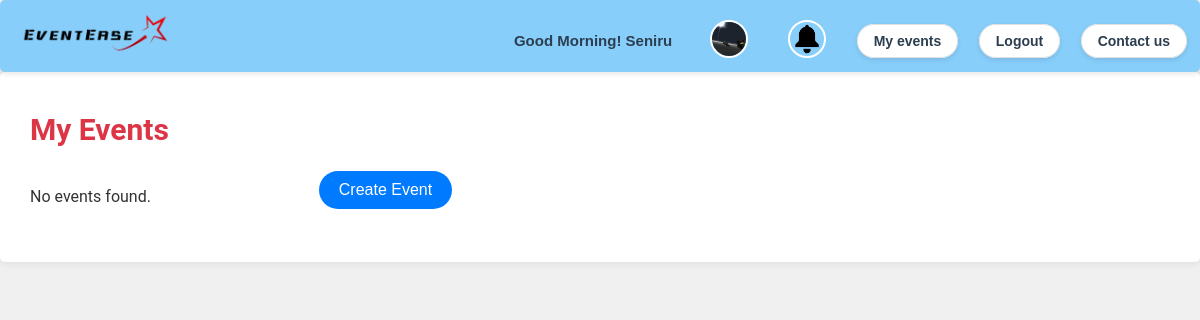
Page /myevents (signed in) on the earlier database version.
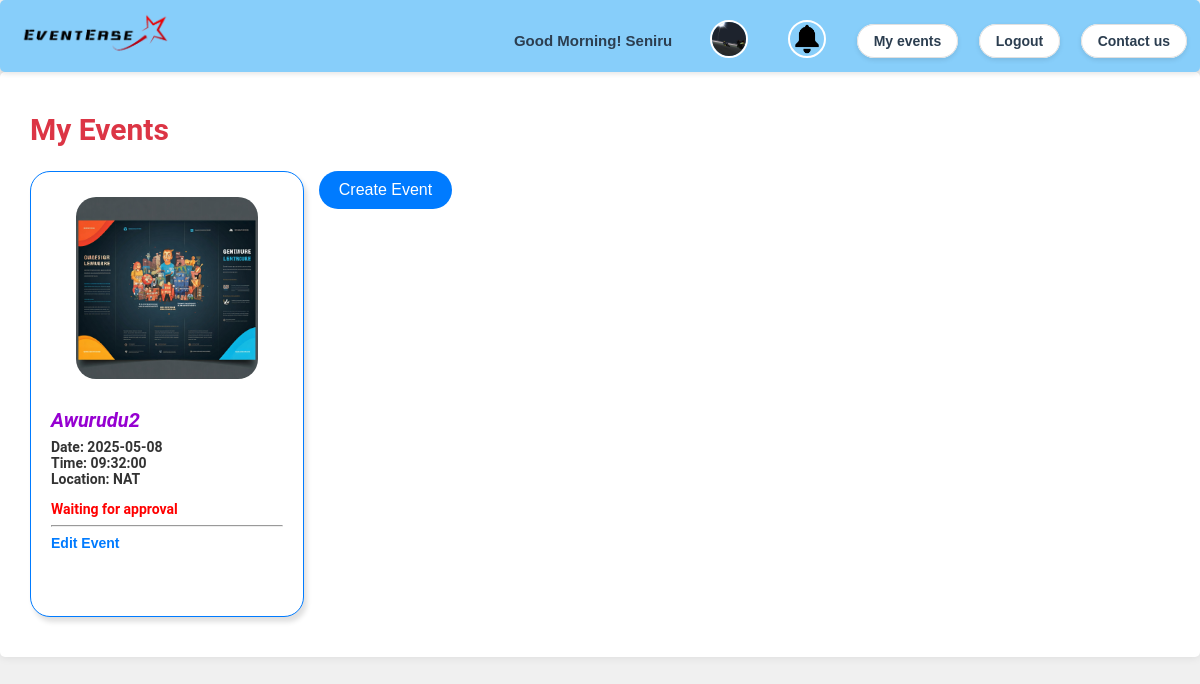
Same page on the later database version.
### tables this page shows
CREATE TABLE `events` (
  `no` int(11) NOT NULL,
  `name` varchar(20) NOT NULL,
  `short_dis` varchar(200) DEFAULT NULL,
  `long_dis` varchar(2000) NOT NULL,
  `flag` tinyint(1) NOT NULL,
  `time` time NOT NULL,
  `finish_time` time NOT NULL,
  `date` date NOT NULL,
  `location` varchar(20) NOT NULL,
  `people_limit` int(11) NOT NULL,
  `event_type` varchar(50) NOT NULL,
  `approvedstatus` int(11) NOT NULL,
  `reason` varchar(1000) NOT NULL,
  `supervisor` int(11) DEFAULT NULL,
  `event_banner` varchar(200) NOT NULL,
  `organizer` int(11) NOT NULL,
  `orgno` int(11) NOT NULL
);

### app/Controllers/HeaderController.php (called while the page is built, shortened)
<?php
class HeaderController {
    private $usermodel;
    private $notifications;
    public function __construct() {
        $database = new Database();
        $conn = $database->getConnection();
        $this->usermodel = new UserModel($conn);
        $this->notifications = new notifications($conn);
    }
    public function render() {
        $database = new Database();
        $username = isset($_SESSION['username']) ? $_SESSION['username'] : 'Guest';
        $profilePicture = './images/profiles/adminlogo.png';
        $fname = '';
        if ($username !== 'Guest') {
            $userData = $this->usermodel->getUserData($username, $database);
            if ($userData && $userData['profile_picture']) {
                $profilePicture = $userData['profile_picture'];
                $fname = $userData['fname'];
            }
            $checknewchat = $this->notifications->checknewchat($userData['email'], $database);
            $checknewchatadmin = $this->notifications->checknewchatforadmin($database);
            if ($checknewchat) {
                $newchat = true;
            } else {
                $newchat = false;
            }
            if ($checknewchatadmin) {
                $newchatadmin = true;
            } else {
                $newchatadmin = false;
            }
        }
        require __DIR__ . '/../Views/events/header.php';
    }
}
?>

### app/Models/UserModel.php (called while the page is built, shortened)
<?php
class UserModel {
    public function getUserData($username, Database $database) {
        $conn = $database->getConnection();
        $sql = "SELECT u.*, r.role_name, c.Cnt_num, os.*, o.*
                FROM users u
                JOIN roles r ON u.usertype = r.role_id
                LEFT JOIN contact_numbers c ON u.No = c.Cnt_no
                LEFT JOIN organizer_society as os ON u.No=os.organizer_no
                LEFT JOIN organizations as o ON os.organization_no=o.orgno
                WHERE u.username = ?";
        $stmt = $conn->prepare($sql);
        $stmt->bind_param("s", $username);
        $stmt->execute();
        $result = $stmt->get_result();
        $userData = null;
        $contactNumbers = [];
        while ($row = $result->fetch_assoc()) {
            if (!$userData) {
                $userData = $row;
                unset($userData['Cnt_num']);
            }
            if ($row['Cnt_num']) {
                $contactNumbers[] = $row['Cnt_num'];
            }
        }
        if ($userData) {
            $userData['contact_numbers'] = $contactNumbers;
            return $userData;
        } else {
            return null;
        }
    }
}
?>

### app/Models/notifications.php (called while the page is built, shortened)
<?php
class notifications {
    public function checknewchat($email, Database $database) {
        $conn = $database->getConnection();
        $query = "SELECT * FROM contact_support where email=? and open_time < reply_time";
        $stmt = $conn->prepare($query);
        $stmt->bind_param("s", $email);
        $stmt->execute();
        $result = $stmt->get_result();
        if($result->num_rows > 0){
            return true;
        }else{
            return false;
        }
    }
    public function checknewchatforadmin(Database $database) {
        $conn = $database->getConnection();
        $query = "SELECT * FROM contact_support where open_time > reply_time";
        $stmt = $conn->prepare($query);
        $stmt->execute();
        $result = $stmt->get_result();
        if($result->num_rows > 0){
            return true;
        }else{
            return false;
        }
    }
}

### app/Controllers/EventsController.php (called while the page is built, shortened)
<?php
class EventsController {
    private $eventModel;
    private $userModel;
    public function __construct() {
        $database = new Database();
        $this->eventModel = new EventModel($database);
        $this->userModel = new UserModel($database);
    }
    public function index() {
        $database = new Database();
        $username = $_SESSION['username'];
        $userData = $this->userModel->getUserData($username,$database);
        $events = $this->eventModel->getEventsByStaff($userData['No']);
        include __DIR__ . '/../Views/EventOrg/myevents.php';
    }
}

### app/Database.php (called while the page is built, shortened)
<?php
class Database
{
    private $host = 'localhost';
    private $user = 'root';
    private $password = '';
    private $db_name = 'eventease';
    public function getConnection()
    {
        $this->con = new mysqli($this->host, $this->user, $this->password, $this->db_name);
        return $this->con;
    }
}
?>

### app/Models/EventModel.php (called while the page is built, shortened)
<?php
class EventModel {
    private $conn;
    public function __construct(Database $database) {
        $this->conn = $database->getConnection();
    }
    public function getEventsByStaff($staff) {
        $query = "SELECT * FROM events WHERE organizer = ?";
        $stmt = $this->conn->prepare($query);
        $stmt->bind_param("s", $staff);
        $stmt->execute();
        $result = $stmt->get_result();
        return $result->fetch_all(MYSQLI_ASSOC);
    }
}

### app/views/EventOrg/myevents.php (the view, shortened to what this page needs)
<!DOCTYPE html>
<html lang="en">
<head>
    <link rel="stylesheet" type="text/css" href="./css/global.css">
</head>
<body>
<div class="page">
    <h2>My Events</h2>
    <div class="events">
        <?php if (!empty($events)): ?>
            <?php foreach ($events as $event): ?>
                <?php
                    $userType = $userData['usertype'];
                ?>
                <div class="event">
                    <div class="event-image">
                        <img src="<?php echo $event['event_banner']; ?>" alt="Event Banner">
                    </div>
                    <div class="event-details">
                        <h3 class="event-title"><?php echo $event['name']; ?></h3>
                        <p class="event-date">Date: <?php echo $event['date']; ?></p>
                        <p class="event-time">Time: <?php echo $event['time']; ?></p>
                        <p class="event-location">Location: <?php echo $event['location']; ?></p>
                        <?php if($event['approvedstatus']==1){ echo '<p class="event-description" style="color:red; font-weight:bold;">Waiting for approval</p>';} ?>
                        <hr>
                        <p class="event-description">
                            <?php if($userType=='3'){ echo '<a href="addmore?no=' . $event['no'] . '">Edit Event</a>';} ?>
                        </p>
                    </div>
                </div>
            <?php endforeach; ?>
        <?php else: ?>
            <p>No events found.</p>
        <?php endif; ?>
        <?php
        $userType = $userData['usertype'];
        if ($userType == '3'){?>
        <div class="create-event">
            <a href="createform"><button type="button" class="btn primary">Create Event</button></a>
        </div>
        <?php } ?>
    </div>
</div>
</body>
</html>

### public/index.php (shortened to what this page needs)
<?php
require __DIR__ . '/../app/Database.php';
require __DIR__ . '/../app/Models/UserModel.php';
require __DIR__ . '/../app/Models/EventModel.php';
require __DIR__ . '/../app/Models/notifications.php';
require __DIR__ . '/../app/Controllers/EventController.php';
require __DIR__ . '/../app/Controllers/HeaderController.php';
require __DIR__ . '/../app/Controllers/LoginController.php';
require __DIR__ . '/../app/Controllers/ReqController.php';
require __DIR__ . '/../app/Controllers/EventsController.php';
$database = new Database();
$hcontroller = new HeaderController();
$eocontroller = new EventsController($database);
$url = isset($_GET['url']) ? $_GET['url'] : '';
switch ($url) {
    case 'myevents':
        $hcontroller->render();
        $eocontroller->index();
        break;
}
?>

### app/views/events/header.php (shortened to what this page needs)
<!DOCTYPE html>
<html lang="en">
<head>
    <link rel="stylesheet" type="text/css" href="./css/headerstyle.css">
</head>
<body>
    <div class="headerbody">
        <a style="margin-left:10px;" href="index.php" target="_parent"><img src="./images/logo.png" alt="logo" width="150px"></a>
        <div>
            <?php if ($username !== 'Guest') { ?>
                <ul class="nothingul">
                    <?php
                        $hour = date('H');
                        $greeting = ($hour < 12) ? 'Good Morning!' : (($hour < 18) ? 'Good Afternoon!' : 'Good Evening!');
                    ?>
                    <li><?php echo $greeting ." ". $fname; ?></li>
                    <li><a href="userprofile.php" target="_self" class="nothing"><img src="<?php echo $profilePicture; ?>" alt="Profile Picture" width="50px"></a></li>
                    <li class="dropdown">
                        <?php if(($newchat==true && $userData['usertype']=='1')||($newchatadmin==true && $userData['usertype']=='0')){?>
                            <a class="nothing"><img src="./images/bell-red.png" alt="Chat" width="50px"></a>
                        <?php }else{?>
                            <a class="nothing"><img src="./images/bell.png" alt="Notifications" width="50px"></a>
                        <?php }?>
                    </li>
                    <?php if($userData['role_name']==='Organizer'){?>
                        <li><a href="myevents" target="_self">My events</a></li>
                    <?php } ?>
                    <li><a href="logout.php" target="_self">Logout</a></li>
                    <li><a href="contactus.php" target="rside">Contact us</a></li>
                </ul>
            <?php } ?>
        </div>
    </div>
</body>
</html>

### public/css/headerstyle.css (style rules this page uses)
body { margin: -1px; padding: -1px; font-family: Arial, Helvetica, sans-serif; }
.headerbody { background-color: lightskyblue; border-radius: 5px; margin: 0px; padding-top: 2px; padding: 10 0 10 0px; }
div img { margin: 10px; }
li a img { width: 34px; margin-bottom: -12px; }
.headerbody > div { float: right; font-family: Arial, Helvetica, sans-serif; font-weight: bold; }
.nothingul { display: inline-block; margin-top: 0px; margin-right: 5px; }
.headerbody div ul li { display: inline-block; margin: 0 8px; position: relative; padding: 8px 0; }
a { text-decoration: none; font-family: sans-serif; font-weight: bold; }
.headerbody div ul li a:not(.nothing) { padding: 8px 16px; color: #2c3e50; background-color: white; border-radius: 20px; font-size: 14px; transition: all 0.3s ease; box-shadow: 0 2px 5px rgba(0,0,0,0.1); border: 1px solid #e0e0e0; }
.headerbody div ul li:first-child { font-weight: 600; color: #2c3e50; font-size: 15px; margin-right: 15px; }
.nothing img { border-radius: 50%; transition: transform 0.3s ease; border: 2px solid white; }
.headerbody { position: sticky; top: 0; width: 100%; z-index: 1; box-shadow: 0 2px 5px rgba(0, 0, 0, 0.1); }
.dropdown { position: relative; display: inline-block; }

### public/css/global.css (style rules this page uses)
body { background-color: #f0f0f0; font-family: "Roboto", sans-serif; font-size: 16px; margin: 0; padding: 0; color: #333; }
a { color: #007bff; text-decoration: none; }
h2 { color: #dc3545 !important; font-weight: bold; font-size: 30px; margin-top: 0px; }
h3 { color: #9600d1; font-size: 24px; font-style: italic; margin-left: 100px; margin-top: 25px; }
.page { padding: 40px 30px; background-color: #fff; border-radius: 5px; box-shadow: 0 0 10px rgba(0, 0, 0, 0.1); }
.page .events { display: grid; grid-template-columns: repeat(auto-fill, minmax(270px, 1fr)); gap: 15px; }
.page .events .event { background-color: #fff; border: #007bff 1px solid; border-radius: 20px; padding: 15px; box-shadow: 3px 5px 5px rgba(0, 0, 0, 0.1254901961); transition: transform 0.2s ease-out; cursor: pointer; }
.page .events .event .event-image { width: 100%; overflow: hidden; border-radius: 11px; text-align: center; }
.page .events .event .event-image img { width: 75%; -o-object-fit: cover; object-fit: cover; border-radius: 20px; }
.page .events .event .event-details { margin: 15px 0px; padding: 0 5px; }
.page .events .event .event-details .event-title { font-size: 20px; font-weight: 700; margin: 7px 0px; }
.page .events .event .event-details .event-date, .page .events .event .event-details .event-time { font-size: 14px; font-weight: 700; margin: 0px; }
.page .events .event .event-details .event-location { font-size: 14px; font-weight: 700; margin: 0px; }
.page .events .event .event-details .event-description { font-size: 14px; font-weight: 500; margin: 7px 0px; display: -webkit-box; -webkit-line-clamp: 6; line-clamp: 6; -webkit-box-orient: vertical; overflow: hidden; text-overflow: ellipsis; }
.btn { display: inline-block; padding: 10px 20px; border: none; border-radius: 50px; cursor: pointer; color: #fff; font-size: 16px; text-align: center; text-decoration: none; transition: background-color 0.3s; }
.btn.primary { background-color: #007bff; }

Differences in the rows shown:
added events: event_banner (picture), name "Awurudu2", date "2025-05-08", time "09:32:00", location "NAT", approvedstatus "Waiting for approval"
Other differences:
text no longer shown: "No events found."
